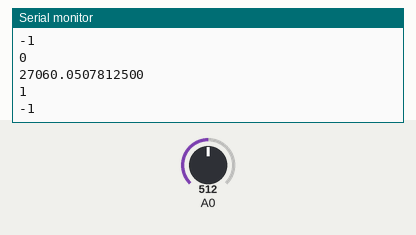
This sketch was run on a simulated Arduino Uno, built with avr-gcc and run on an emulated ATmega328P. Parts: the last lines printed to the serial monitor. Inputs (shaded band) come from the test bench; at power-on: A0 = 512.

Above: at 1.2 s.
1.3 s: A0 set to 1023
At 1.57 s:
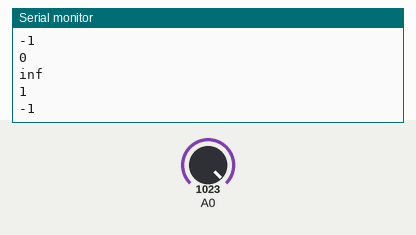
3.1 s: A0 set to 900
At 3.39 s:
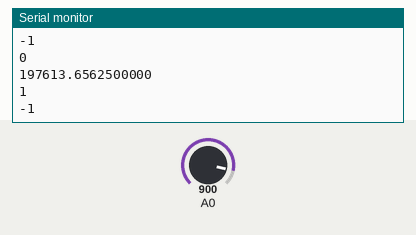
Timing chart, 0 to 6.1 s (numbered marks = the images above; inputs shaded):
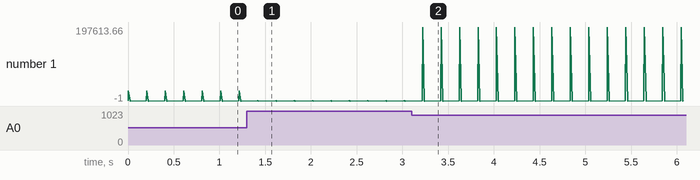

The sketch:

AnalogSensorExample.ino
```cpp
//***********************************************
//AnalogSensor Class
//Generic class for all analog sensors used
//for Project Ottershaw
//date: 11/13/2014
//***********************************************

#include "Arduino.h"

enum AnalogType
{
  pressure,
  unknown
};

class AnalogSensors
{
  private:
    int _analogPin;

  public:
    AnalogType _sensorType = unknown; //default sensor type

    AnalogSensors(AnalogType sensorType, int analogPin)
    {
      //Construct for the AnalogSensors Class
      pinMode(analogPin, INPUT);  //data pin for analog sensor
      _analogPin = analogPin;  //Readable pin and sensor type
      _sensorType = sensorType;//for python side of code
    }

    float sensorRead()
    {
      if(_sensorType==pressure)
      {
        float value = analogRead(_analogPin);
        float resistance = ((26.4 * value)/(1-(value/1023.0)));
        Serial.println(resistance,DEC);
        return resistance;
      }
      else
      {
        Serial.println("-1");
        return -1;
      }
    }
};

AnalogSensors pressure1(pressure,0);
AnalogSensors unknown1(unknown,1);

void setup()
{
  Serial.begin(9600);
}

void loop()
{
  Serial.println(String(pressure1._sensorType));
  pressure1.sensorRead();
  Serial.println(String(unknown1._sensorType));
  unknown1.sensorRead();
  delay(200);
}
```

Measured:
- after the input at 1.3 s, the serial monitor: prints a new line after 0.12 s (image 1)
- after the input at 3.1 s, the serial monitor: prints a new line after 0.12 s (image 2)
